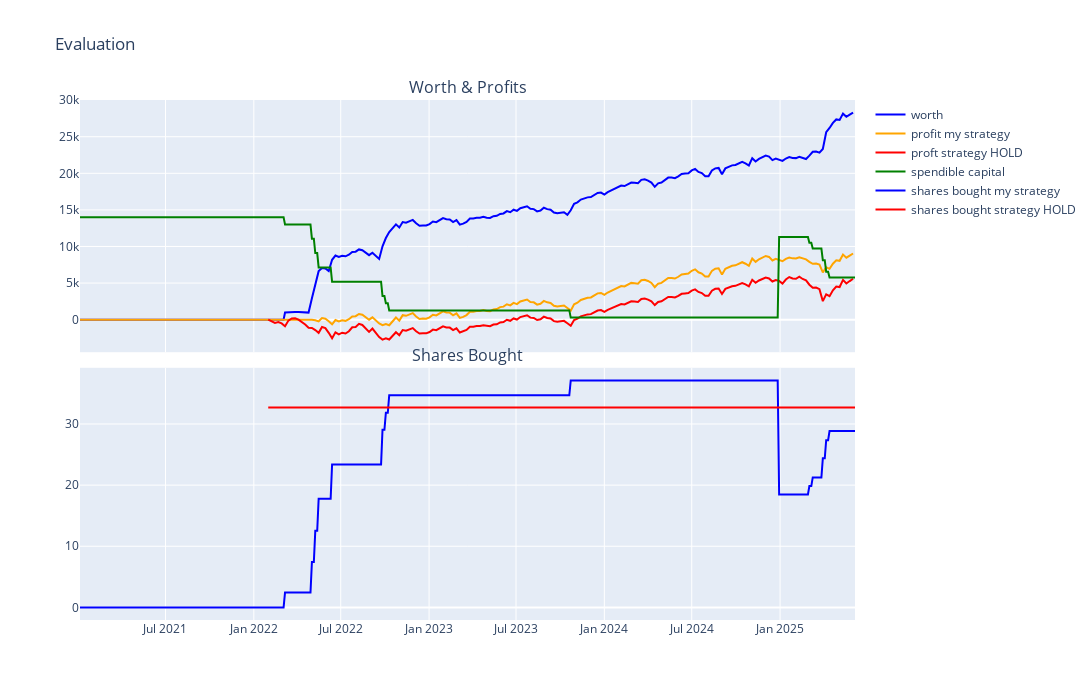

Notebook code for this chart:
### Code cell
def evaluate(buy_sell_signals):    
    
    # determining buy and sell signal dates
    buy_med = buy_sell_signals[buy_sell_signals['buy light']==1].index
    buy_strong = buy_sell_signals[buy_sell_signals['buy strong']==2].index
    sell = buy_sell_signals[buy_sell_signals['sell']==1].index

    # start parameters
    spendible_cap = 14000
    start_cap = 14000
    start_date = '2022-01-31'
    shares_bought = 0
    spend = 0
    profit = 0
    sold = 0
    
    shares_boughts = []
    worths = []
    profits = []
    spends = []
    spendible_caps = []
    solds=[]

    # STRATEGY II
    shares_bought_II = spendible_cap / buy_sell_signals.loc[start_date,'close']
    shares_bought_II = shares_bought_II* np.ones(len(buy_sell_signals.loc[start_date:]))
    profit_II = (buy_sell_signals.loc[start_date:,'close'] * shares_bought_II) - spendible_cap

    for index, rows in buy_sell_signals.iterrows():
        
        # per date if buy or sell
        if index > pd.to_datetime(start_date):

            if spendible_cap > 0:    
                if index in buy_med:
                    bought = 0.07 * start_cap
                    shares_bought += bought/rows['close'] 
                    spendible_cap = spendible_cap - bought
                    spend += bought
                    spends.append(spend)

                if index in buy_strong:
                    bought = 0.14 * start_cap
                    shares_bought += bought/rows['close'] 
                    spendible_cap = spendible_cap - bought
                    spend += bought
                    spends.append(spend)

            if index in sell:
                shares_bought -= (0.5*last_worth)/rows['close']
                spendible_cap = spendible_cap + 0.5*last_worth
                sold += 0.5*last_worth
                solds.append(sold)

                start_cap = spendible_cap
            else:
                sold = sold

        if shares_bought is not 0:
            worth = shares_bought*rows['close'] + sold
            worths.append(worth)
            
            profit = worth - spend
            profits.append(profit)
            spendible_caps.append(spendible_cap)
            shares_boughts.append(shares_bought)
            if not np.isnan(worth):
                last_worth = worth
        else:
            worths.append(0)
            profits.append(0)
            spendible_caps.append(14000)
            shares_boughts.append(0)


    ## figure
    fig = make_subplots(
        rows=2,cols=1,
        shared_xaxes=True,
        vertical_spacing=0.03,
        subplot_titles=('Worth & Profits','Shares Bought')
    )

    # figure ROW 1
    fig.add_trace(go.Scatter(
        x=buy_sell_signals.index, y=worths,name='worth',line=dict(color='blue'),connectgaps=True),row=1,col=1)
    fig.add_trace(go.Scatter(
        x=buy_sell_signals.index, y=profits,name='profit my strategy',line=dict(color='orange'),connectgaps=True),row=1,col=1)
    fig.add_trace(go.Scatter(
        x=buy_sell_signals.loc[start_date:].index, y=profit_II,name='proft strategy HOLD',line=dict(color='red'),connectgaps=True),row=1,col=1)
    fig.add_trace(go.Scatter(
        x=buy_sell_signals.index, y=spendible_caps,name='spendible capital',line=dict(color='green'),connectgaps=True),row=1,col=1)
    
    fig.update_layout(
    height=700,
    width=1300,
    title_text="Evaluation",
    showlegend=True
    )

    # figure ROW 2
    fig.add_trace(go.Scatter(
        x=buy_sell_signals.index, y=shares_boughts,name='shares bought my strategy',line=dict(color='blue'),connectgaps=True),row=2,col=1)
    fig.add_trace(go.Scatter(
        x=buy_sell_signals.loc[start_date:].index, y=shares_bought_II,name='shares bought strategy HOLD',line=dict(color='red'),connectgaps=True),row=2,col=1)

    fig.show()

    # result
    profit_print = [x for x in profits if not np.isnan(x)]
    print(f'THE WINST OP {buy_sell_signals.index[-1]} met een winst van MY STRATEGY: {profit_print[-1]}')

    profit_II_print = [x for x in profit_II if not np.isnan(x)]
    print(f'THE WINST OP {buy_sell_signals.index[-1]} met een winst van HOLD STRATEGY: {profit_II_print[-1]}')

evaluate(buy_sell_signals)

### Figure 1 — Plotly figure (JSON) as saved in the notebook; plotly's stock layout.template omitted (floating-point values rounded to 4 significant figures; data arrays with more than 128 entries replaced by an {"elided": "..."} marker saying what was removed)
{"data": [{"connectgaps": true, "line": {"color": "blue"}, "name": "worth", "type": "scatter", "x": {"elided": "1140 str values"}, "xaxis": "x", "y": {"elided": "1140 float values"}, "yaxis": "y"}, {"connectgaps": true, "line": {"color": "orange"}, "name": "profit my strategy", "type": "scatter", "x": {"elided": "1140 str values"}, "xaxis": "x", "y": {"elided": "1140 float values"}, "yaxis": "y"}, {"connectgaps": true, "line": {"color": "red"}, "name": "proft strategy HOLD", "type": "scatter", "x": {"elided": "863 str values"}, "xaxis": "x", "y": {"elided": "863 float values"}, "yaxis": "y"}, {"connectgaps": true, "line": {"color": "green"}, "name": "spendible capital", "type": "scatter", "x": {"elided": "1140 str values"}, "xaxis": "x", "y": {"elided": "1140 float values"}, "yaxis": "y"}, {"connectgaps": true, "line": {"color": "blue"}, "name": "shares bought my strategy", "type": "scatter", "x": {"elided": "1140 str values"}, "xaxis": "x2", "y": {"elided": "1140 float values"}, "yaxis": "y2"}, {"connectgaps": true, "line": {"color": "red"}, "name": "shares bought strategy HOLD", "type": "scatter", "x": {"elided": "863 str values"}, "xaxis": "x2", "y": {"elided": "863 float values"}, "yaxis": "y2"}], "layout": {"annotations": [{"font": {"size": 16}, "showarrow": false, "text": "Worth & Profits", "x": 0.5, "xanchor": "center", "xref": "paper", "y": 1, "yanchor": "bottom", "yref": "paper"}, {"font": {"size": 16}, "showarrow": false, "text": "Shares Bought", "x": 0.5, "xanchor": "center", "xref": "paper", "y": 0.485, "yanchor": "bottom", "yref": "paper"}], "height": 700, "showlegend": true, "title": {"text": "Evaluation"}, "width": 1300, "xaxis": {"anchor": "y", "domain": [0, 1], "matches": "x2", "showticklabels": false}, "xaxis2": {"anchor": "y2", "domain": [0, 1]}, "yaxis": {"anchor": "x", "domain": [0.515, 1]}, "yaxis2": {"anchor": "x2", "domain": [0, 0.485]}}}
